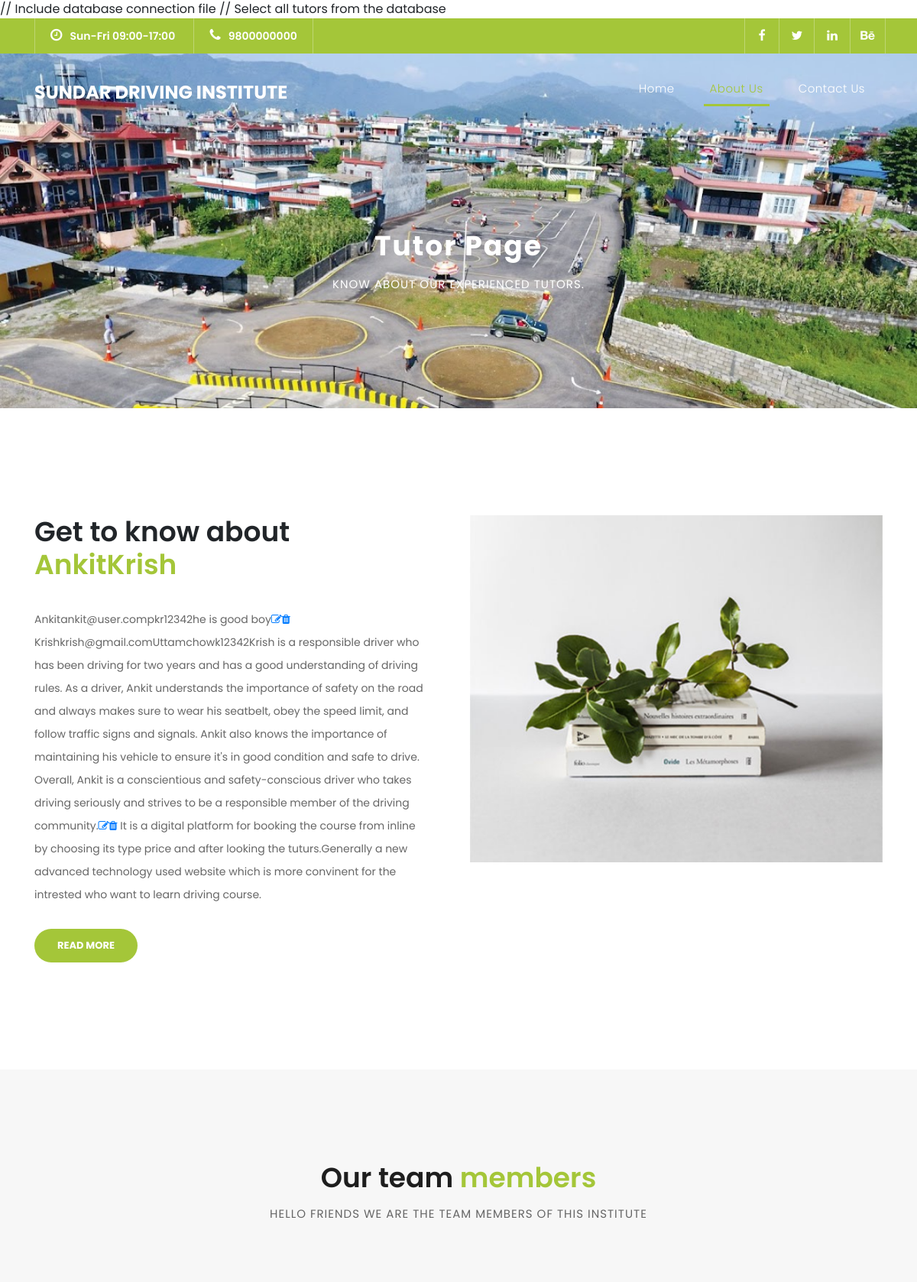
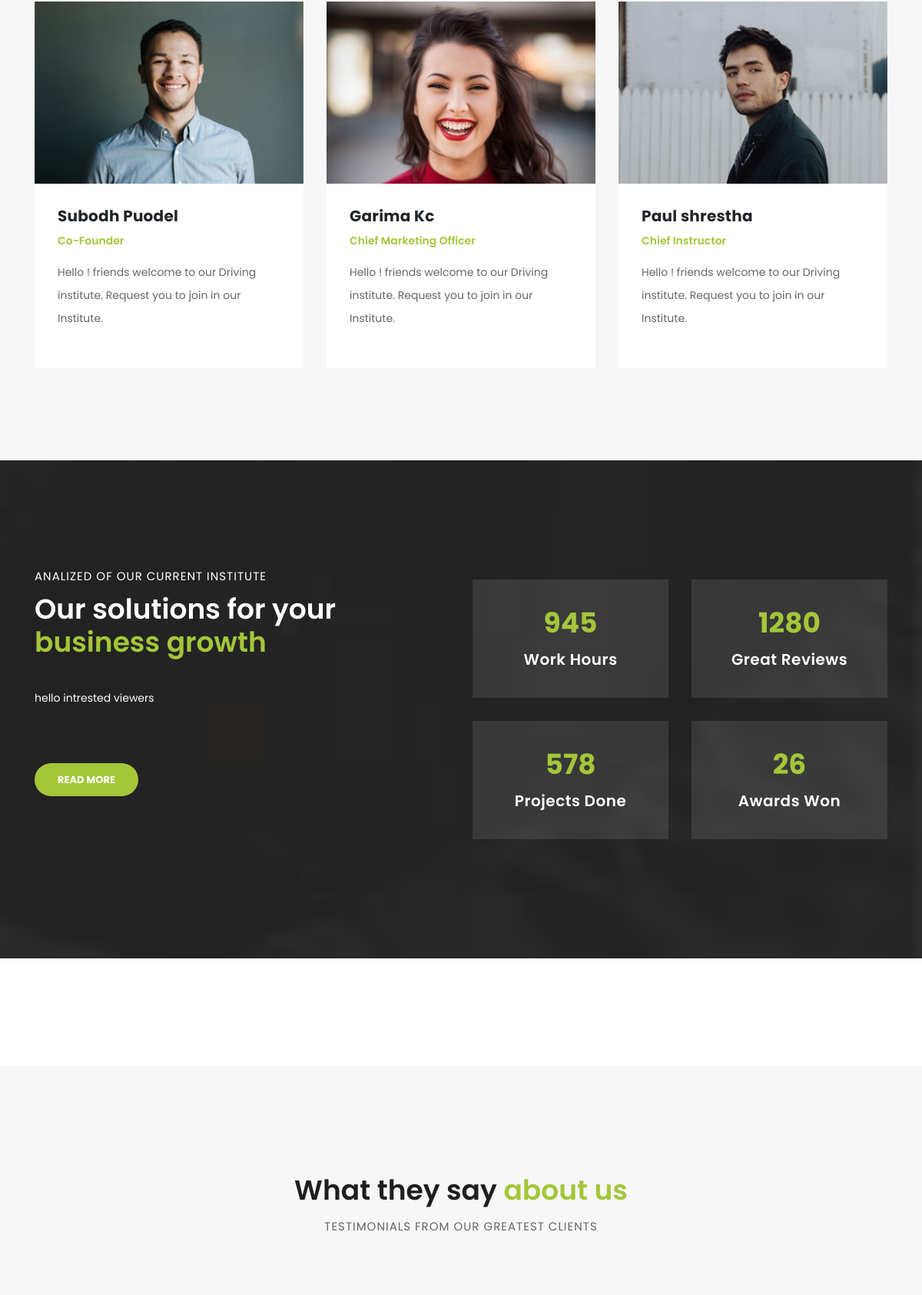
The app's page /tutor_page.php (upper part) with its own data (2 pictures, top to bottom).
### tables this page shows
CREATE TABLE `tutors` (
  `TutorID` int(11) NOT NULL,
  `UserID` int(11) NOT NULL,
  `ExperienceYear` int(11) DEFAULT NULL,
  `Education` varchar(100) DEFAULT NULL,
  `Description` text DEFAULT NULL,
  `HourlyRate` decimal(10,2) NOT NULL,
  `name` varchar(255) DEFAULT NULL,
  `email` varchar(255) DEFAULT NULL,
  `phone` varchar(20) DEFAULT NULL,
  `address` varchar(255) DEFAULT NULL
);

### tutor_page.php (the view, shortened to what this page needs)
<!DOCTYPE html>
<html lang="en">
  <head>
    <link href="vendor/bootstrap/css/bootstrap.min.css" rel="stylesheet">
    <link rel="stylesheet" href="assets/css/fontawesome.css">
    <link rel="stylesheet" href="assets/css/templatemo-finance-business.css">
    <link rel="stylesheet" href="assets/css/owl.css">
  </head>
  <body>
// Include database connection file
<?php
include 'inc/db_connect.php';
?>
// Select all tutors from the database
<?php
$sql = "SELECT * FROM tutors";
$result = $conn->query($sql);
?>
    <div class="sub-header">
      <div class="container">
        <div class="row">
          <div class="col-md-8 col-xs-12">
            <ul class="left-info">
              <li><a href="#"><i class="fa fa-clock-o"></i>Sun-Fri 09:00-17:00</a></li>
              <li><a href="#"><i class="fa fa-phone"></i>9800000000</a></li>
            </ul>
          </div>
          <div class="col-md-4">
            <ul class="right-icons">
              <li><a href="#"><i class="fa fa-facebook"></i></a></li>
              <li><a href="#"><i class="fa fa-twitter"></i></a></li>
              <li><a href="#"><i class="fa fa-linkedin"></i></a></li>
              <li><a href="#"><i class="fa fa-behance"></i></a></li>
            </ul>
          </div>
        </div>
      </div>
    </div>
    <header class="">
      <nav class="navbar navbar-expand-lg">
        <div class="container">
          <a class="navbar-brand" href="index.php"><h2>Sundar Driving Institute</h2></a>
          <div class="collapse navbar-collapse" id="navbarResponsive">
            <ul class="navbar-nav ml-auto">
              <li class="nav-item">
                <a class="nav-link" href="index.html">Home
                </a>
              </li>
              <li class="nav-item active">
                <a class="nav-link" href="about.html">About Us</a>
              </li>
              <li class="nav-item">
                <a class="nav-link" href="contact.php">Contact Us</a>
              </li>
            </ul>
          </div>
        </div>
      </nav>
    </header>
    <div class="page-heading header-text">
      <div class="container">
        <div class="row">
          <div class="col-md-12">
            <h1>Tutor Page</h1>
            <span>Know about our experienced tutors.</span>
          </div>
        </div>
      </div>
    </div>
    <div class="more-info about-info">
      <div class="container">
        <div class="row">
          <div class="col-md-12">
            <div class="more-info-content">
              <div class="row">
                <div class="col-md-6 align-self-center">
                  <div class="right-content">
                    <h2>Get to know about <em><?php  if ($result->num_rows > 0) {
                        while ($row = $result->fetch_assoc()) {
                            echo "<tr>";
                            echo "<td>" . $row["name"] . "</td>";
                            echo "</tr>";
                        }
                    } else { echo "No students found.";}?>
                    </em></h2>
                    <?php
                    $sql = "SELECT * FROM tutors";
                    $result = $conn->query($sql);
                    ?>
                    <p><?php  if ($result->num_rows > 0) {
                        while ($row = $result->fetch_assoc()) {
                            echo "<tr>";
                            echo "<td>" . $row["name"] . "</td>";
                            echo "<td>" . $row["email"] . "</td>";
                            echo "<td>" . $row["address"] . "</td>";
                            echo "<td>" . $row["phone"] . "</td>";
                            echo "<td>" . $row["ExperienceYear"] . "</td>";
                            echo "<td>" . $row["Description"] . "</td>";
                            echo "<td><a href='edit_tutor.php?id=" . $row["TutorID"] . "'><i class='fa fa-edit'></i></a></td>";
                            echo "<td><a href='delete_tutor.php?id=" . $row["TutorID"] . "'><i class='fa fa-trash'></i></a></td>";
                            echo "</tr>";
                        }
                    } else {
                        echo "No students found.";
                    }
                    ?>
                    It is a digital platform for booking the course from inline by choosing its type price and after looking the tuturs.Generally a new advanced technology used website which is more convinent for the intrested who want to learn driving course.</p>
                    <a href="" class="filled-button">Read More</a>
                  </div>
                </div>
                <div class="col-md-6">
                  <div class="left-image">
                    <img src="assets/images/about-image.jpg" alt="">
                  </div>
                </div>
              </div>
            </div>
          </div>
        </div>
      </div>
    </div>
    <div class="team">
      <div class="container">
        <div class="row">
          <div class="col-md-12">
            <div class="section-heading">
              <h2>Our team <em>members</em></h2>
              <span>Hello friends we are the team members of this institute</span>
            </div>
          </div>
          <div class="col-md-4">
            <div class="team-item">
              <img src="assets/images/team_01.jpg" alt="">
              <div class="down-content">
                <h4>Subodh Puodel</h4>
                <span>Co-Founder</span>
                <p>Hello ! friends welcome to our Driving institute.
                  Request you to join in our Institute.
                </p>
              </div>
            </div>
          </div>
          <div class="col-md-4">
            <div class="team-item">
              <img src="assets/images/team_02.jpg" alt="">
              <div class="down-content">
                <h4>Garima Kc</h4>
                <span>Chief Marketing Officer</span>
                <p>Hello ! friends welcome to our Driving institute.
                  Request you to join in our Institute.</p>
              </div>
            </div>
          </div>
          <div class="col-md-4">
            <div class="team-item">
              <img src="assets/images/team_03.jpg" alt="">
              <div class="down-content">
                <h4>Paul shrestha</h4>
                <span>Chief Instructor</span>
                <p>Hello ! friends welcome to our Driving institute.
                  Request you to join in our Institute.</p>
              </div>
            </div>
          </div>
        </div>
      </div>
    </div>
    <div class="fun-facts">
      <div class="container">
        <div class="row">
          <div class="col-md-6">
            <div class="left-content">
              <span>Analized of our current Institute</span>
              <h2>Our solutions for your <em>business growth</em></h2>
              <p>hello intrested viewers
              <br><br></p>
              <a href="" class="filled-button">Read More</a>
            </div>
          </div>
          <div class="col-md-6 align-self-center">
            <div class="row">
              <div class="col-md-6">
                <div class="count-area-content">
                  <div class="count-digit">945</div>
                  <div class="count-title">Work Hours</div>
                </div>
              </div>
              <div class="col-md-6">
                <div class="count-area-content">
                  <div class="count-digit">1280</div>
                  <div class="count-title">Great Reviews</div>
                </div>
              </div>
              <div class="col-md-6">
                <div class="count-area-content">
                  <div class="count-digit">578</div>
                  <div class="count-title">Projects Done</div>
                </div>
              </div>
              <div class="col-md-6">
                <div class="count-area-content">
                  <div class="count-digit">26</div>
                  <div class="count-title">Awards Won</div>
                </div>
              </div>
            </div>
          </div>
        </div>
      </div>
    </div>
    <div class="testimonials">
      <div class="container">
        <div class="row">
          <div class="col-md-12">
            <div class="section-heading">
              <h2>What they say <em>about us</em></h2>
              <span>testimonials from our greatest clients</span>
            </div>
          </div>
              </div>
            </div>
          </div>
  </body>
</html>

### records on screen
tutors: name "Ankit", email "ankit@user.com", address "pkr", phone "1234", ExperienceYear "2", Description "he is good boy"
tutors: name "Krish", email "krish@gmail.com", address "Uttamchowk", phone "1234", ExperienceYear "2", Description "Krish is a responsible driver who has been driving for two years and has a good understanding of driving rules. As a driver, Ankit understands the importance of safety on the road and always makes sure to wear his seatbelt, obey the speed limit, and follow traffic signs and signals. Ankit also knows the importance of maintaining his vehicle to ensure it's in good condition and safe to drive. Overall, Ankit is a conscientious and safety-conscious driver who takes driving seriously and strives to be a responsible member of the driving community."
